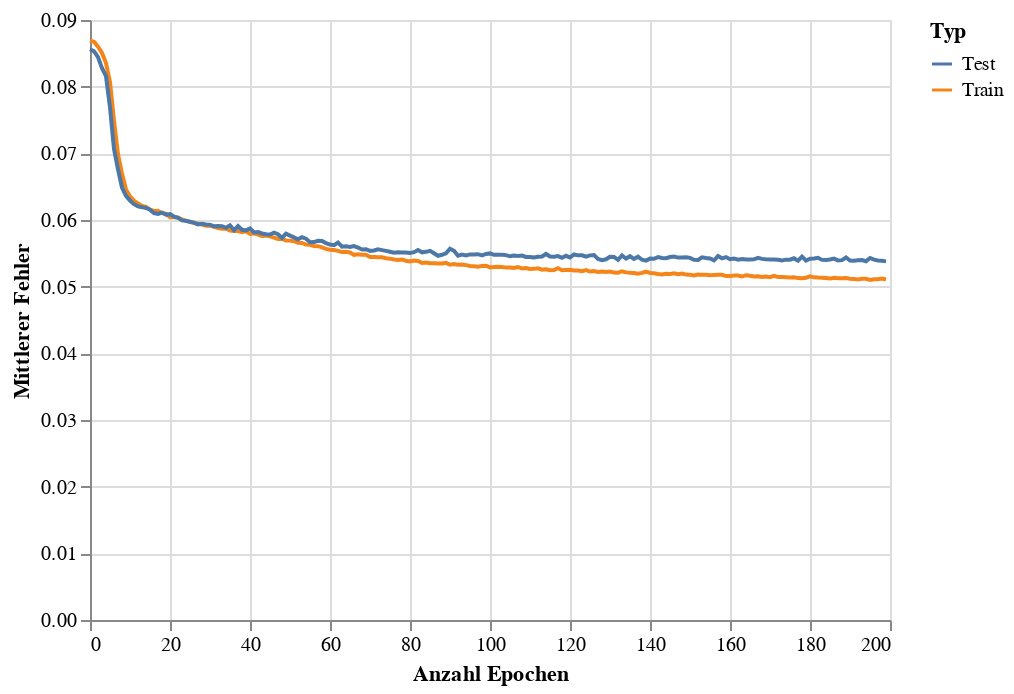

The notebook cell saved with this chart:
### Code cell
train_eval_loss_chart = alt.Chart(loss_df).mark_line().encode(
    x = alt.X('Epoch', title='Anzahl Epochen'),
    y = alt.Y('Loss',title='Mittlerer Fehler'),
    color = alt.Color('Type',title='Typ')
)
train_eval_loss_chart

### Figure 1 — Vega-Lite specification as saved in the notebook (floating-point values rounded to 4 significant figures; data arrays with more than 128 entries replaced by an {"elided": "..."} marker saying what was removed)
{"config": {"view": {"continuousWidth": 400, "continuousHeight": 300}}, "data": {"name": "data-79896fe9458d7725832f38c6d3ed053b"}, "mark": "line", "encoding": {"color": {"field": "Type", "title": "Typ", "type": "nominal"}, "x": {"field": "Epoch", "title": "Anzahl Epochen", "type": "quantitative"}, "y": {"field": "Loss", "title": "Mittlerer Fehler", "type": "quantitative"}}, "$schema": "https://vega.github.io/schema/vega-lite/v4.17.0.json", "datasets": {"data-79896fe9458d7725832f38c6d3ed053b": {"elided": "400 records"}}}
